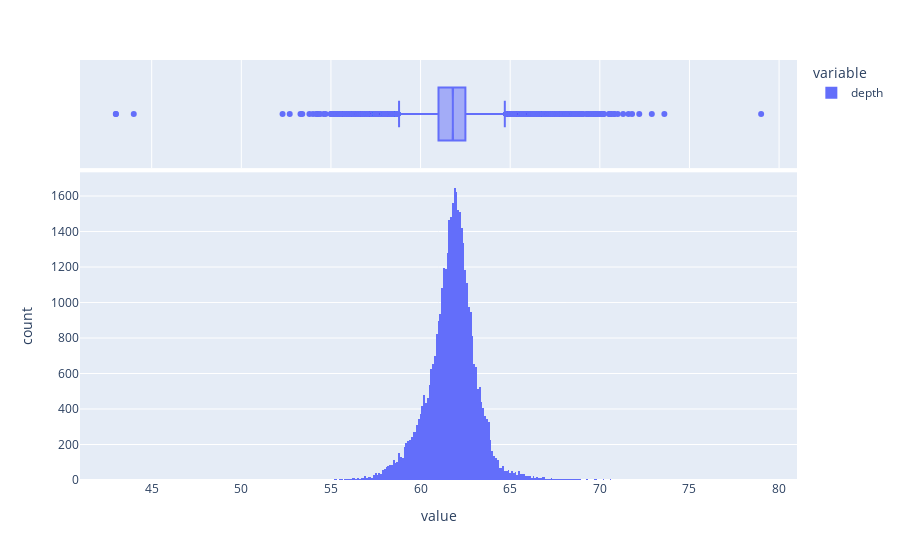

Notebook source saved alongside this figure:
### Code cell
fig = px.histogram(diamonds_df['depth'], marginal = 'box')
fig.show()

### Figure 1 — Plotly figure (JSON) as saved in the notebook; plotly's stock layout.template omitted (floating-point values rounded to 4 significant figures; data arrays with more than 128 entries replaced by an {"elided": "..."} marker saying what was removed)
{"data": [{"alignmentgroup": "True", "bingroup": "x", "hovertemplate": "variable=depth<br>value=%{x}<br>count=%{y}<extra></extra>", "legendgroup": "depth", "marker": {"color": "#636efa", "pattern": {"shape": ""}}, "name": "depth", "offsetgroup": "depth", "orientation": "v", "showlegend": true, "type": "histogram", "x": {"elided": "40455 float values"}, "xaxis": "x", "yaxis": "y"}, {"alignmentgroup": "True", "hovertemplate": "variable=depth<br>value=%{x}<extra></extra>", "legendgroup": "depth", "marker": {"color": "#636efa"}, "name": "depth", "notched": true, "offsetgroup": "depth", "showlegend": false, "type": "box", "x": {"elided": "40455 float values"}, "xaxis": "x2", "yaxis": "y2"}], "layout": {"barmode": "relative", "legend": {"title": {"text": "variable"}, "tracegroupgap": 0}, "margin": {"t": 60}, "xaxis": {"anchor": "y", "domain": [0, 1], "title": {"text": "value"}}, "xaxis2": {"anchor": "y2", "domain": [0, 1], "matches": "x", "showgrid": true, "showticklabels": false}, "yaxis": {"anchor": "x", "domain": [0, 0.7326], "title": {"text": "count"}}, "yaxis2": {"anchor": "x2", "domain": [0.7426, 1], "matches": "y2", "showgrid": false, "showline": false, "showticklabels": false, "ticks": ""}}}
